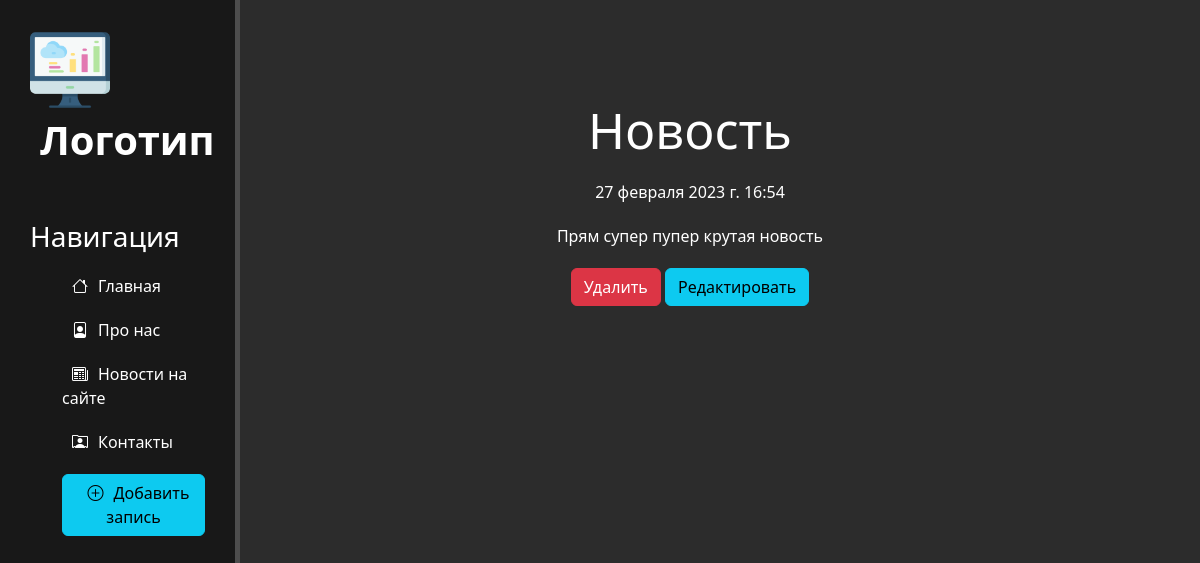
The page /news/2 on the database its author committed.
### news/models.py (models this page shows, shortened)
class Articles(models.Model):
    title = models.CharField('Название', max_length=50)
    anons = models.CharField('Анонс', max_length=250)
    full_text = models.TextField('Статья')
    data = models.DateTimeField('Дата публикации')
    class Meta:
        verbose_name = 'Новость'
        verbose_name_plural = 'Новости'

### news/views.py (the view)
class NewsDetailView(DetailView):
    model = Articles
    template_name = 'news/details_view.html'
    context_object_name = 'article'

### news/templates/news/details_view.html (shortened to what this page needs)
{% extends 'main/layout.html' %}
{% block content %}
    <div class="features">
        <h1>{{ article.title }}</h1>
        <p>{{ article.data }}</p>
        <p>{{ article.full_text }}</p>
        <a href="{% url 'news_delete' article.id %}" class="btn btn-danger">Удалить</a>
        <a href="{% url 'news_update' article.id %}" class="btn btn-info">Редактировать</a>
    </div>
{% endblock %}

### main/static/main/css/main.css (style rules this page uses)
body { background: #2c2c2c; }
a { text-decoration: none; color: black; list-style: none; }
main .features { float: left; color: #ffffff; margin-top: 100px; text-align: center; width: 75%; }
main .features h1 { font-size: 50px; }
main .features p { max-width: 400px; margin: 20px auto; }

### rows shown on the page
Articles: title "Новость", data "27 февраля 2023 г. 16:54", full_text "Прям супер пупер крутая новость"
